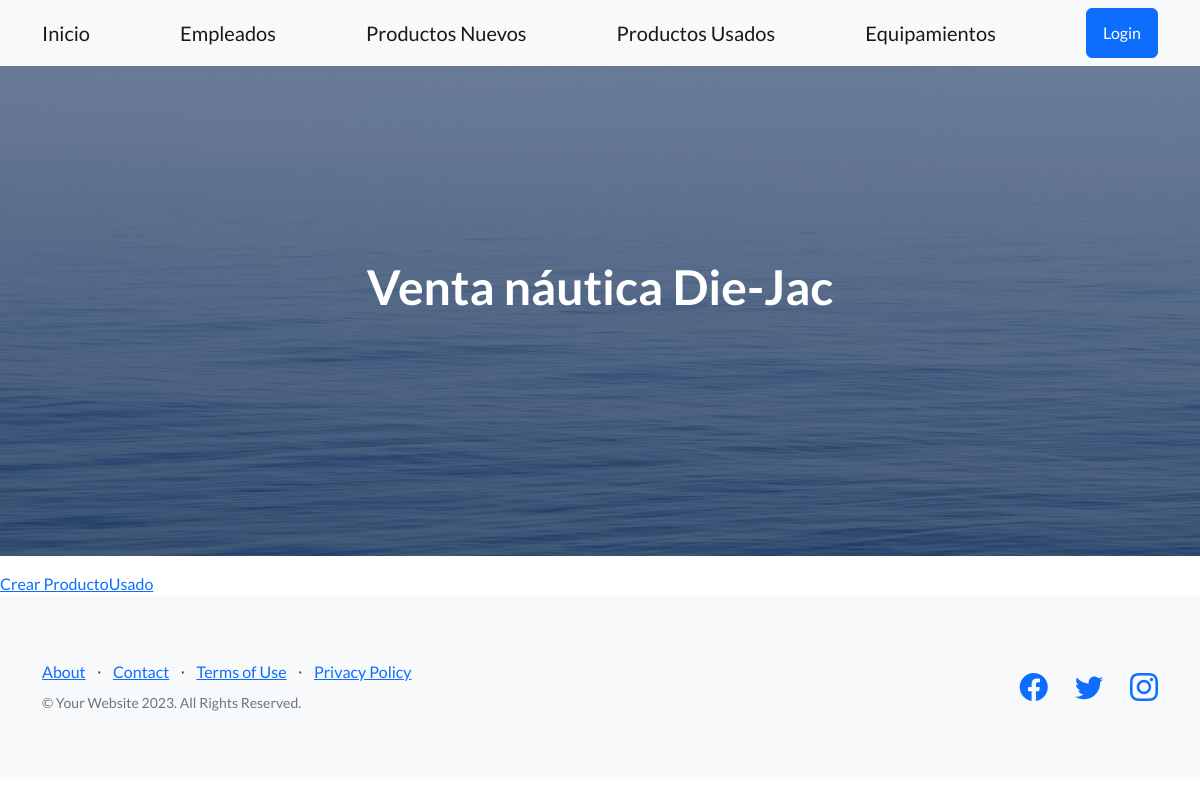
/AppProyectoFinal/ListaProductosUsados/, run on an earlier commit of the app's database.
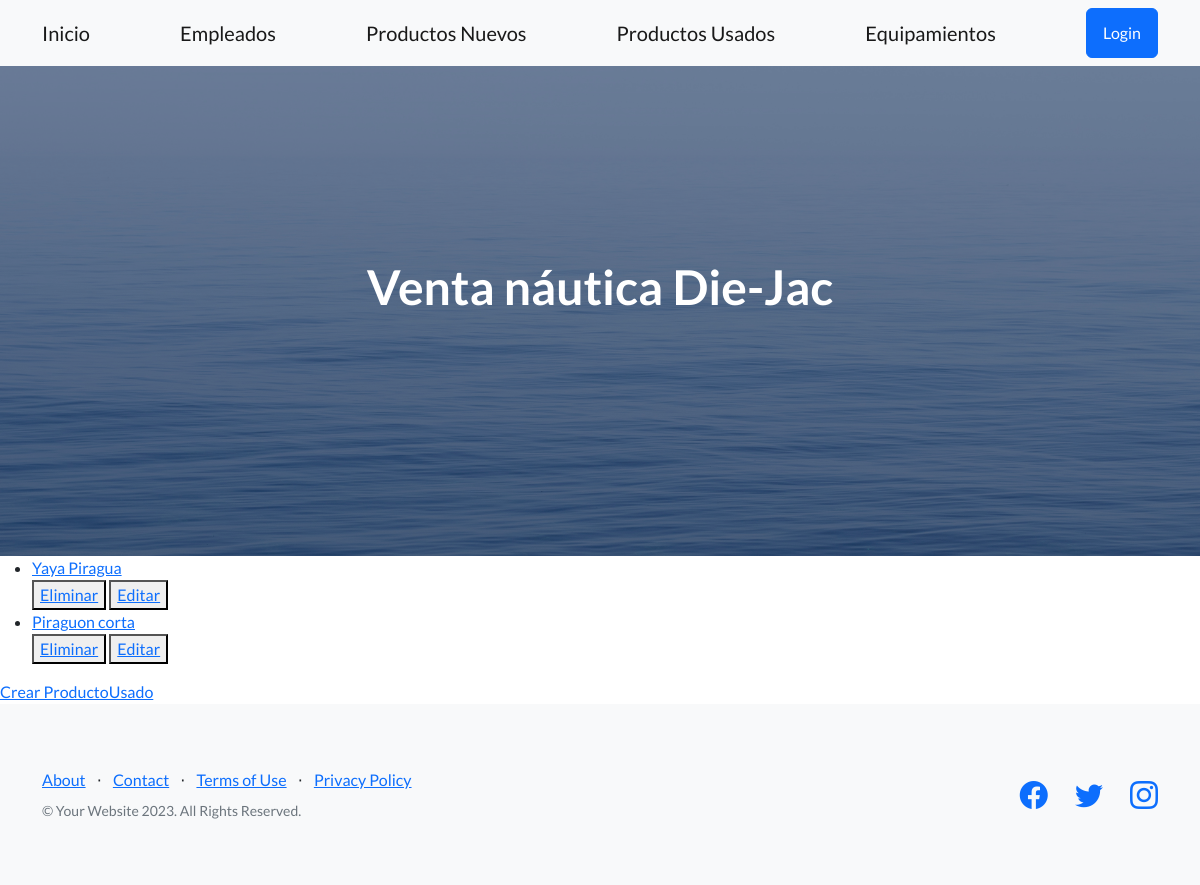
And on a later commit of the database.
### AppProyectoFinal/models.py (models this page shows)
class ProductosUsados(models.Model):
    marca = models.CharField(max_length=50)
    version = models.CharField(max_length=50)
    largo = models.IntegerField()
    def __str__(self):
        return f'{self.marca} {self.version}'

### AppProyectoFinal/views.py (the view)
# urls.py: path('ListaProductosUsados/', ProductosUsadosList.as_view(), name='ListaProductosUsados'),
class ProductosUsadosList(ListView):
    model = ProductosUsados
    template_name = "ProductosUsados_list.html"
    context_object_name = "ProductosUsados"

### AppProyectoFinal/templates/ProductosUsados_list.html
{% extends 'padre.html' %}
{% block ContenidoQueCambia %}
    <ul>
        {% for ProductoUsado in ProductosUsados %}
            <li>
                <a href="{% url 'DetalleProductosUsados' ProductoUsado.id %}">{{ ProductoUsado }}</a>
            </li>
            <div>
                <button>
                    <a href="{% url 'EliminarProductosUsados' ProductoUsado.id %}">Eliminar</a>
                </button>
                <button>
                    <a href="{% url 'ActualizarProductosUsados' ProductoUsado.id %}">Editar</a>
                </button>
            </div>
        {% endfor %}
    </ul>
    <a href="{% url 'CrearProductosUsados' %}">Crear ProductoUsado</a>
{% endblock ContenidoQueCambia %}

What changed in the data, as far as the page shows it:
added ProductosUsados: marca+version "Yaya Piragua"
added ProductosUsados: marca+version "Piraguon corta"
